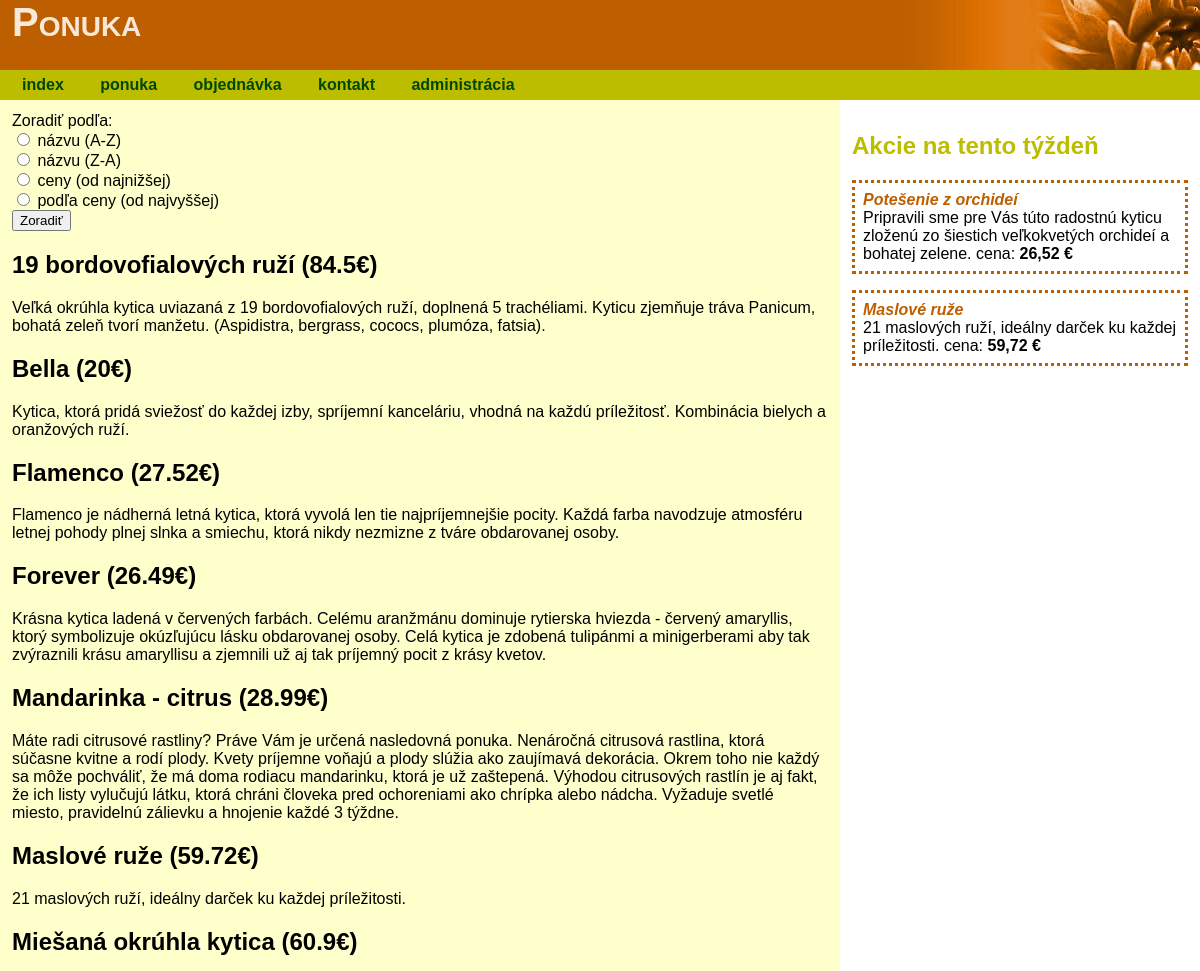
Before: /Cvika/ponuka.php (upper part) with the older database file.
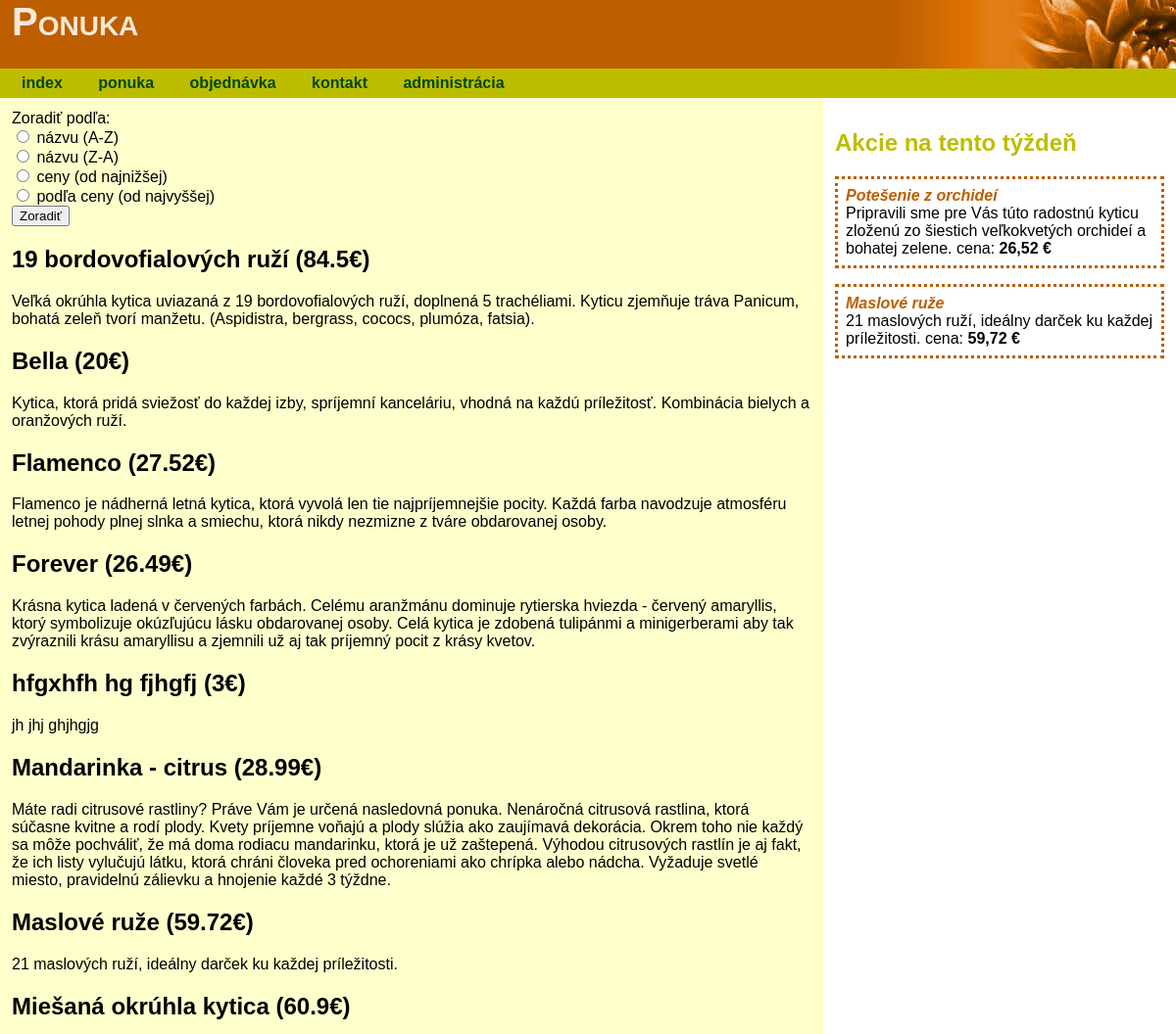
After: the same page with the newer database file.
### tables this page shows
CREATE TABLE IF NOT EXISTS `kvety_tovar` (
  `kod` smallint(6) NOT NULL AUTO_INCREMENT,
  `nazov` varchar(100) NOT NULL,
  `popis` text NOT NULL,
  `cena` float NOT NULL,
  `na_sklade` smallint(6) NOT NULL,
  PRIMARY KEY (`kod`)
);

### Cvika/ponuka.php (the view, shortened to what this page needs)
<?php
include('db.php');
include('funkcie.php');
hlavicka('Ponuka');
include('navigacia.php');
?>
<section>
	<form method="post">
		Zoradiť podľa:<br>
		<input type="radio" name="zoradit" id="zoradit_n1" value="nazov1"<?php if (isset($_POST['zoradit']) && ($_POST['zoradit'] == 'nazov1')) echo ' checked'; ?>>
		<label for="zoradit_n1">názvu (A-Z)</label><br>
		<input type="radio" name="zoradit" id="zoradit_n2" value="nazov2"<?php if (isset($_POST['zoradit']) && ($_POST['zoradit'] == 'nazov2')) echo ' checked'; ?>>
		<label for="zoradit_n2">názvu (Z-A)</label><br>
		<input type="radio" name="zoradit" id="zoradit_c1" value="cena1"<?php if (isset($_POST['zoradit']) && ($_POST['zoradit'] == 'cena1')) echo ' checked'; ?>>
		<label for="zoradit_c1">ceny (od najnižšej)</label><br>
		<input type="radio" name="zoradit" id="zoradit_c2" value="cena2"<?php if (isset($_POST['zoradit']) && ($_POST['zoradit'] == 'cena2')) echo ' checked'; ?>>
		<label for="zoradit_c2">podľa ceny (od najvyššej)</label><br>
  	<input type="submit" name="posli" value="Zoradiť">
  </form>
<?php
if (!$mysqli->connect_errno) {
	$sql = "SELECT * FROM kvety_tovar WHERE na_sklade>0 ";
	if (isset($_POST['zoradit']) && ($_POST['zoradit'] == 'nazov2')) $sql .= 'ORDER BY nazov DESC';
	elseif (isset($_POST['zoradit']) && ($_POST['zoradit'] == 'cena1')) $sql .= 'ORDER BY cena ASC';
	elseif (isset($_POST['zoradit']) && ($_POST['zoradit'] == 'cena2')) $sql .= 'ORDER BY cena DESC';
	else $sql .= 'ORDER BY nazov ASC';
	if ($result = $mysqli->query($sql)) {
		while ($row = $result->fetch_assoc()) {
			echo '<h2>' . $row['nazov'];
			echo ' (' . $row['cena'] . "&euro;)</h2>\n";
			echo '<p>' . $row['popis'] . "</p>\n";
		}
	} elseif ($mysqli->errno) {
		echo '<p class="chyba">NEpodarilo sa vykonať dopyt! (' . $mysqli->error . ')</p>';
	}
}
?>
</section>
<?php
include('akcie.php');
include('pata.php');
?>

### Cvika/funkcie.php (shortened to what this page needs)
<?php
function hlavicka($nadpis) {
?>
<!DOCTYPE html>
<html>
<head>
<link href="styly.css" rel="stylesheet">
</head>
<body>
<header>
<h1><?php echo $nadpis; ?></h1>
</header>
<?php
}
?>

### Cvika/navigacia.php
<nav>
<a href="index.php">index</a> <a href="ponuka.php">ponuka</a> <a href="objednavka.php">objednávka</a> <a href="kontakt.php">kontakt</a> <a href="administracia.php">administrácia</a>
</nav>

### Cvika/akcie.php
<aside>
<h1>Akcie na tento týždeň</h1>
<p><em>Potešenie z orchideí</em><br>
Pripravili sme pre Vás túto radostnú kyticu zloženú zo šiestich veľkokvetých orchideí a bohatej zelene. cena: <strong>26,52 &euro;</strong></p>
<p><em>Maslové ruže</em><br>
21 maslových ruží, ideálny darček ku každej príležitosti. cena: <strong>59,72 &euro;</strong></p>
</aside>

### Cvika/pata.php (shortened to what this page needs)
</body>
</html>

### Cvika/styly.css (style rules this page uses)
body { margin: 0; font-family: Verdana, Arial, Helvetica, sans-serif; }
header { background-image: url('obrazky/logo.jpg'); background-repeat: no-repeat; background-position: right top; background-color: #BD5E00; height: 70px; }
header h1 { font-size: 2.5em; color: #FAE8D6; font-variant: small-caps; margin: 0; }
nav { padding: 0.5%; background-color: #bdbd00; }
nav a { color: #004700; font-weight: bold; text-decoration: none; padding: 0 1em; }
section { background-color: #FFFFCC; width: 68%; float: left; }
section, aside, footer { padding: 1%; }
aside { width: 28%; float: left; }
aside h1 { color: #bdbd00; }
aside p { border: 3px dotted #BD5E00; padding: 0.5em; }
aside em { color: #BD5E00; font-weight: bold; }
header h1 { padding-left: 1%; }

Changed rows visible on the page:
added kvety_tovar: nazov "hfgxhfh hg fjhgfj", cena "3", popis "jh jhj ghjhgjg"
